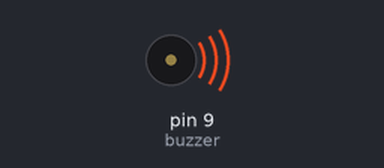
A sketch run on a simulated Arduino Uno, built with avr-gcc and run on an emulated ATmega328P. On the bench: buzzer (waves = sounding).

Above: at 0.2 s.
Timing chart, 0 to 3.0 s (numbered marks = the images above):
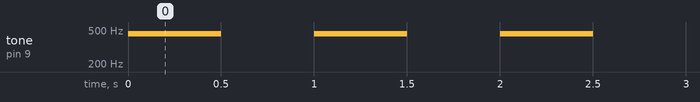

Measured:
- by itself, tone on pin 9 (buzzer): alternates 450 Hz for 0.50 s and silent for 0.50 s

The sketch:

Buzzer.ino
```cpp
int buzzer=9;

void setup() {
  // put your setup code here, to run once:

}

void loop() {
  // put your main code here, to run repeatedly:
  tone(9,450);
  delay(500);
  noTone(buzzer);
  delay(500);

}
```
